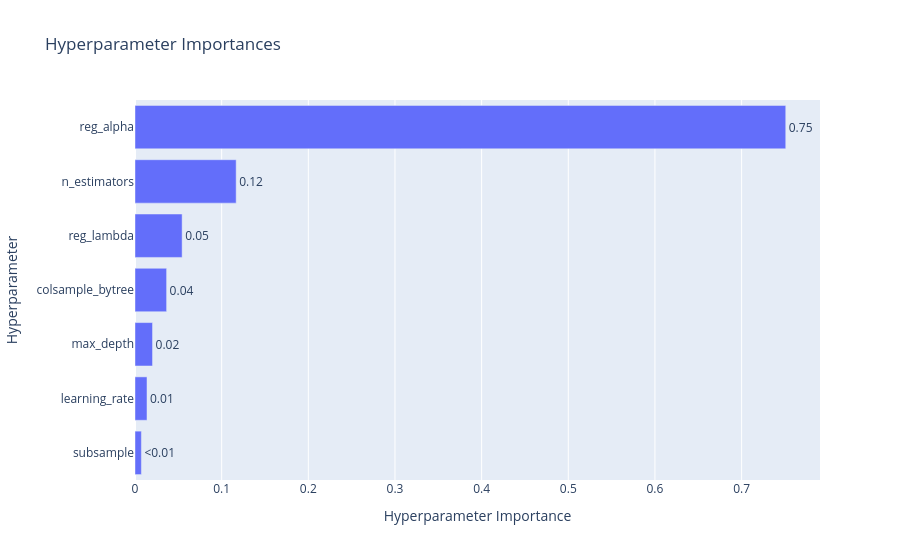

The notebook cell saved with this chart:
### Code cell
optuna.visualization.plot_optimization_history(study)
optuna.visualization.plot_param_importances(study)

### Figure 1 — Plotly figure (JSON) as saved in the notebook; plotly's stock layout.template omitted (floating-point values rounded to 4 significant figures)
{"data": [{"cliponaxis": false, "hovertemplate": ["subsample (FloatDistribution): 0.007355068794907723<extra></extra>", "learning_rate (FloatDistribution): 0.01386164018200225<extra></extra>", "max_depth (IntDistribution): 0.02022678449443419<extra></extra>", "colsample_bytree (FloatDistribution): 0.03649135066543752<extra></extra>", "reg_lambda (FloatDistribution): 0.05438107555294988<extra></extra>", "n_estimators (IntDistribution): 0.11674709264650765<extra></extra>", "reg_alpha (FloatDistribution): 0.7509369876637608<extra></extra>"], "name": "Objective Value", "orientation": "h", "text": ["<0.01", "0.01", "0.02", "0.04", "0.05", "0.12", "0.75"], "textposition": "outside", "x": [0.007355, 0.01386, 0.02023, 0.03649, 0.05438, 0.1167, 0.7509], "y": ["subsample", "learning_rate", "max_depth", "colsample_bytree", "reg_lambda", "n_estimators", "reg_alpha"], "type": "bar"}], "layout": {"title": {"text": "Hyperparameter Importances"}, "xaxis": {"title": {"text": "Hyperparameter Importance"}}, "yaxis": {"title": {"text": "Hyperparameter"}}}}
